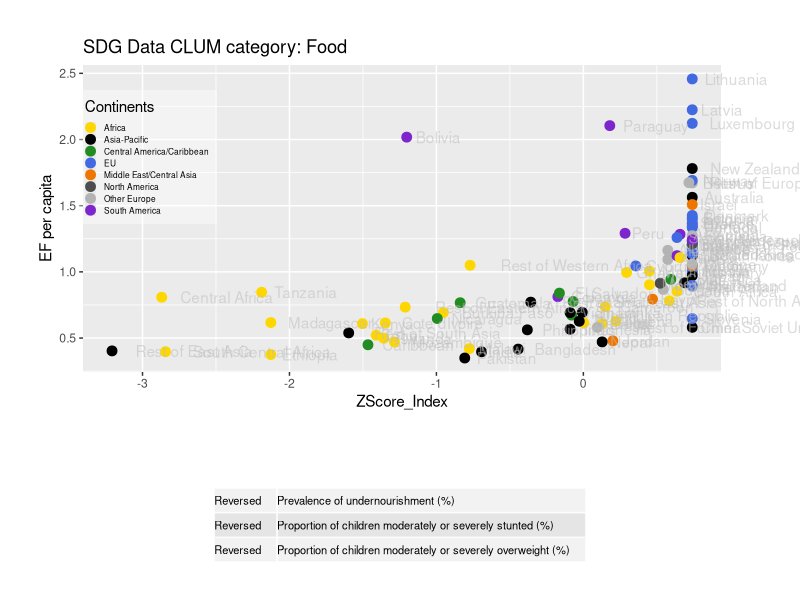
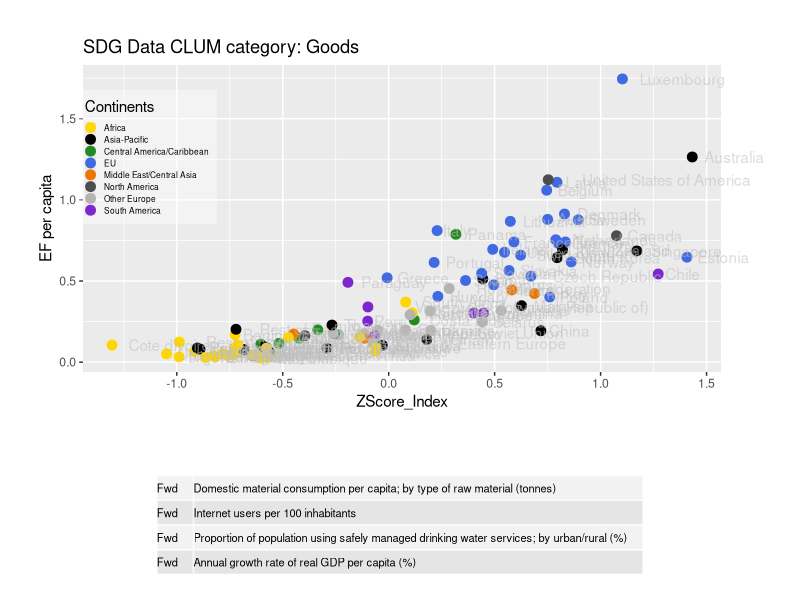
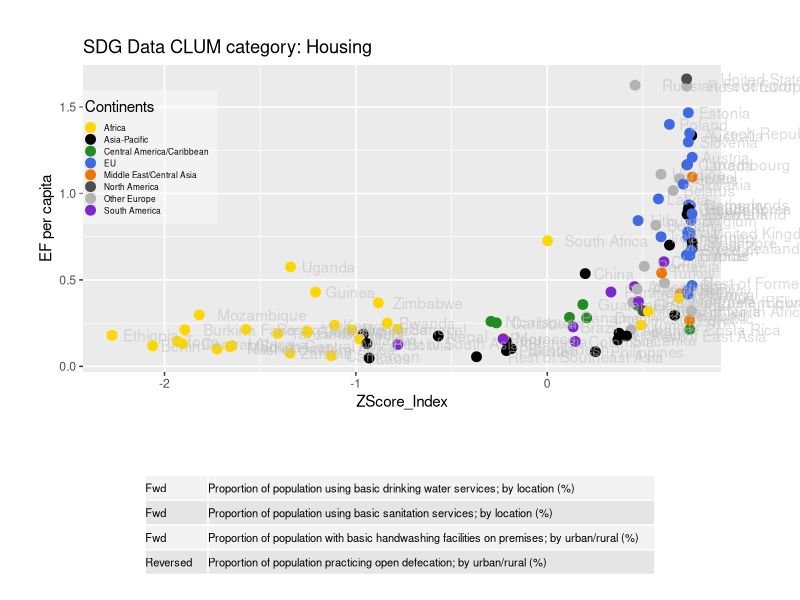
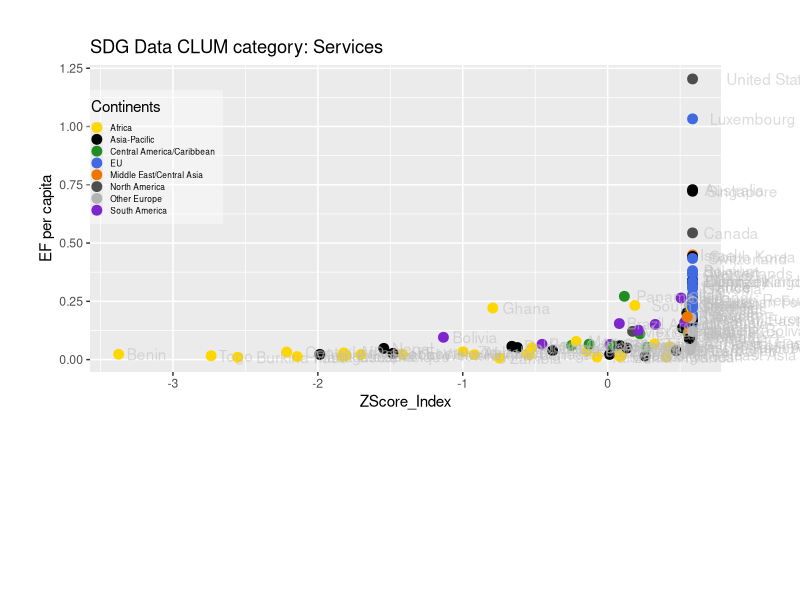

R code for these plots, in order: (Note: this script raises an error after producing the figures.)
library(ggplot2)
library(grid)
library(gridExtra)

#DONE, as a table on the graphic!!!!
#add data indicators used (probably just in powerpoint slides)
# move to function for plots (started at bottom)
# filter by quality score
# CLEAN UP!! (but could do more (eg. spellings w/o loop...))
# color points (by continent?)
# export for Powerpoint
#colours the same as EF
#Stablisize the colors by continent

"Set the minimum QScore to be included in the data"
QScoreMin <- 4

#Pull the data from csv files
EFWBData <- read.csv("NFA_WB_2017_CLUM.csv")
EFSDGData <- read.csv("NFA_SDG_2017_CLUM.csv")
IndicatorsDownloaded <- read.csv("IndicatorsDLed.csv")
SDGIndicatorsDownloaded <- read.csv("SDGIndicatorsDownloaded.csv")

#Pull the data from csv files
# EFWBData <- read.csv("./GFN_Data_Visualization/ScatterVisuals/NFA_WB_2017_CLUM.csv")
# EFSDGData <- read.csv("./GFN_Data_Visualization/ScatterVisuals/NFA_SDG_2017_CLUM.csv")
# IndicatorsDownloaded <- read.csv("./GFN_Data_Visualization/ScatterVisuals/IndicatorsDownloaded.csv")
# SDGIndicatorsDownloaded <- read.csv("./GFN_Data_Visualization/ScatterVisuals/SDGIndicatorsDownloaded.csv")

#color.codes<-as.character(c("#3399FF", "#FF0000", "#000000"))

#subetted data to plot
EFWBData11 <- subset(EFWBData, (EFWBData$year == 2011 & EFWBData$QScore > QScoreMin))
EFSDGData11 <- subset(EFSDGData,(EFSDGData$year == 2011 & EFSDGData$QScore > QScoreMin))

EFWBData11.Food <- subset(EFWBData11, EFWBData11$clum7_name == "Food")
EFWBData11.Goods <- subset(EFWBData11, EFWBData11$clum7_name == "Goods")
EFWBData11.Government <- subset(EFWBData11, EFWBData11$clum7_name == "Government")
EFWBData11.Housing <- subset(EFWBData11, EFWBData11$clum7_name == "Housing")
EFWBData11.PersonalTransportation <- subset(EFWBData11, EFWBData11$clum7_name == "Personal Transportation")
EFWBData11.Services <- subset(EFWBData11, EFWBData11$clum7_name == "Services")

EFSDGData11.Food <- subset(EFSDGData11, EFSDGData11$clum7_name == "Food")
EFSDGData11.Goods <- subset(EFSDGData11, EFSDGData11$clum7_name == "Goods")
EFSDGData11.Government <- subset(EFSDGData11, EFSDGData11$clum7_name == "Government")
EFSDGData11.GrossFixedCapitalFormation <- subset(EFSDGData11, EFSDGData11$clum7_name == "Gross Fixed Capital Formation")
EFSDGData11.Housing <- subset(EFSDGData11, EFSDGData11$clum7_name == "Housing")
EFSDGData11.PersonalTransportation <- subset(EFSDGData11, EFSDGData11$clum7_name == "Personal Transportation")
EFSDGData11.Services <- subset(EFSDGData11, EFSDGData11$clum7_name == "Services")

if (file.exists("Plots/")){
} else {
  dir.create("Plots/")
}


plotfunc <- function(data, title, CLUMcat, IndDL, height1, height2){
  myColors <-   c("gold","black", "forestgreen", "royalblue", "darkorange2", "grey30", "grey70", "purple3")
  names(myColors) <- levels(data$Continents)
  colScale <- scale_colour_manual(name = "Continents",values = myColors)
  p <- ggplot(data, aes(ZScore_Index, total , colour = Continents)) +
    geom_point(size = 3) +
    geom_text(label = data$GTAP_name,hjust=-.2, alpha=0.55, colour="grey") +
    colScale +
    labs(title = paste(title,"CLUM category:",data$clum7_name), y = "EF per capita") +
    theme(plot.margin = unit(c(1,2,1,1),"cm"), legend.position = c(.1,.7),
          legend.text = element_text(colour="black", size=6),
          legend.key.size = unit(.05,"cm"),
          legend.background = element_rect(fill=alpha ("white",0.4))) 
  gt <- ggplot_gtable(ggplot_build(p)) 
  gt$layout$clip[gt$layout$name == "panel"] <- "off" 
  
  
  tb <- tableGrob(cbind(as.character(IndDL[,5][IndDL$CLUM==CLUMcat]),as.character(IndDL[,3][IndDL$CLUM==CLUMcat])),
                  theme = ttheme_default(base_size=8,
                                         core = list(fg_params=list(hjust=0, x=0))))
  # tb <- tableGrob(cbind(subset(IndDL[,5],IndDL$CLUM==CLUMcat),subset(IndDL[,3],IndDL$CLUM==CLUMcat)),
  #                 theme = ttheme_default(base_size=8,
  #                                        core = list(fg_params=list(hjust=0, x=0))))
  # 
  plotname <- paste("Plots/",deparse(substitute(data)),".pdf", sep ="")
  pdf(plotname,width=12,height=9,onefile = FALSE)
  dev.off
  grid.newpage()
  grid.arrange(gt, tb, nrow=2, heights = c(height1, height2))
  dev.off()
}

# change if no pause(waitlength) between charts wanted
peruse <- "no"
waitlength <- 6
pause <- function (secs){
  if (peruse=="yes"){Sys.sleep(secs)
  } else {
  }
}

#Plot and output all SDG Indicators 
plotfunc(EFSDGData11.Food,"SDG Data", "Food", SDGIndicatorsDownloaded, 1.5, .5)
pause(waitlength)
plotfunc(EFSDGData11.Goods,"SDG Data", "Goods",SDGIndicatorsDownloaded, 1.5, .5)
pause(waitlength)
plotfunc(EFSDGData11.Housing,"SDG Data", "Housing", SDGIndicatorsDownloaded, 1.5, .5)
pause(waitlength)
plotfunc(EFSDGData11.Services,"SDG Data", "Services", SDGIndicatorsDownloaded, 1.5, .5)
pause(waitlength)
plotfunc(EFSDGData11.PersonalTransportation,"SDG Data", "Transport", SDGIndicatorsDownloaded, 1.5, .5)
pause(waitlength)
plotfunc(EFSDGData11.Government,"SDG Data", "Government", SDGIndicatorsDownloaded, 1.5, .5)
pause(waitlength)
plotfunc(EFSDGData11.GrossFixedCapitalFormation,"SDG Data", "GFCF", SDGIndicatorsDownloaded, 1.5, .5)
pause(waitlength)

#Plot and output all WB Indicators
plotfunc(EFWBData11.Food,"World Bank Data", "Food",IndicatorsDownloaded, 1.5, .5)
pause(waitlength)
#Added manual line to IndicatorsDownloaded for WBGoods to work with function
plotfunc(EFWBData11.Goods,"World Bank Data", "Goods", IndicatorsDownloaded, 1.5, .5)
pause(waitlength)
plotfunc(EFWBData11.Services,"World Bank Data", "Services",IndicatorsDownloaded, 1, .8)
pause(waitlength)
plotfunc(EFWBData11.Housing,"World Bank Data", "Housing",IndicatorsDownloaded, 1.5, .5)
pause(waitlength)
plotfunc(EFWBData11.PersonalTransportation,"World Bank Data", "Personal Transportation",IndicatorsDownloaded, 1.5, .5)
pause(waitlength)
plotfunc(EFWBData11.Government,"World Bank Data", "Government",IndicatorsDownloaded, 1, 1)
pause(waitlength)
